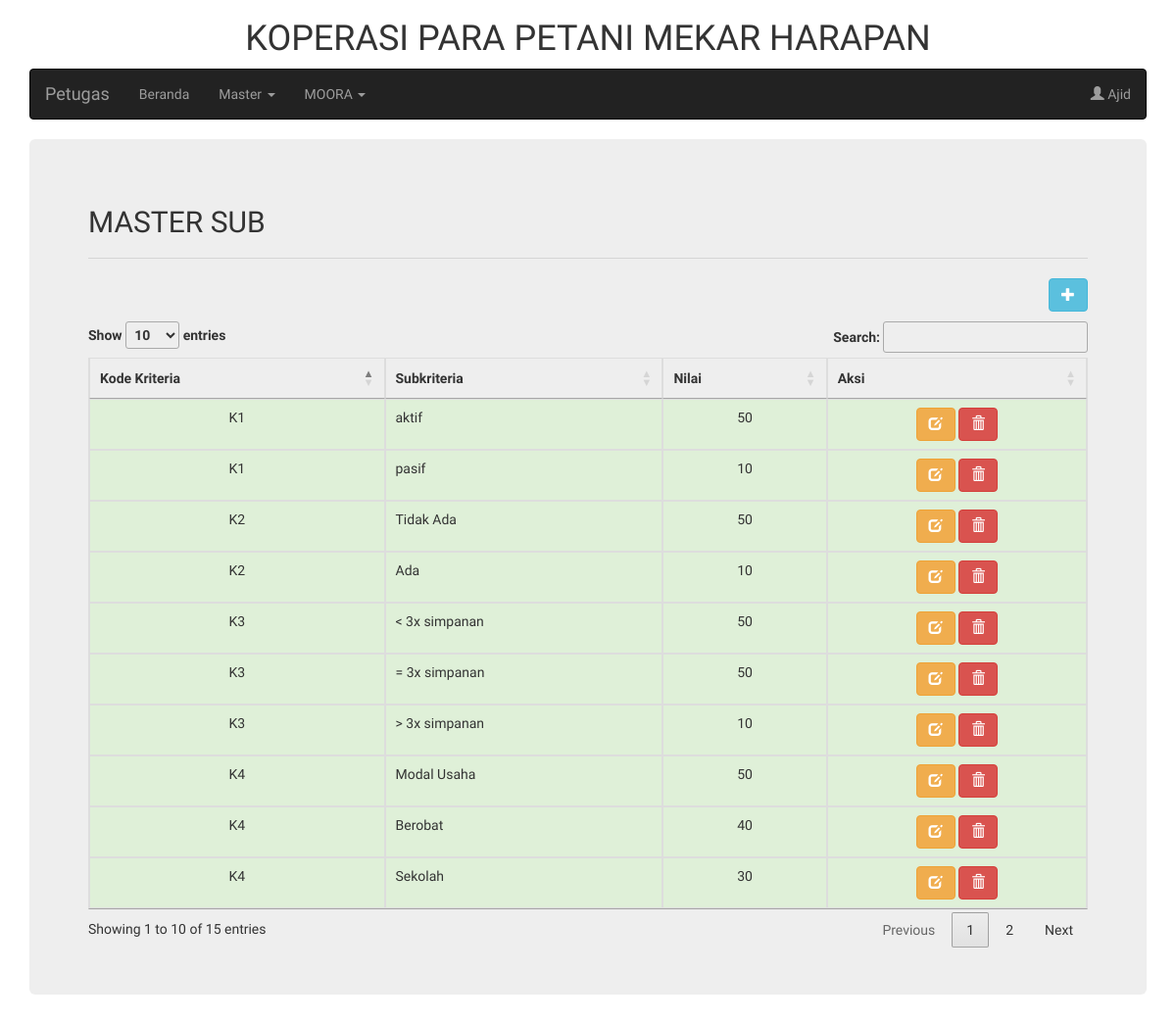
Screenshot of /halaman_petugas.php?page=master_sub (signed in) with the database file from the repository.
### tables this page shows
CREATE TABLE `user` (
  `id` int(11) NOT NULL,
  `nama` varchar(255) NOT NULL,
  `username` varchar(255) NOT NULL,
  `password` varchar(255) NOT NULL,
  `level` enum('petugas','pengawas','anggota','ketua') NOT NULL,
  `status` enum('aktif','pasif') NOT NULL
);

CREATE TABLE `tb_subkriteria` (
  `id` int(11) NOT NULL,
  `kode_kriteria` varchar(11) NOT NULL,
  `subkriteria` varchar(30) NOT NULL,
  `nilai` int(11) NOT NULL
);

### petugas/master_sub.php (the view, shortened to what this page needs)
<h2>MASTER SUB</h2>
<hr />
<button type="button" class="btn btn-info pull-right" style="margin-bottom: 10px" data-toggle="modal" data-target="#modalTambah">
  <span class="glyphicon glyphicon-plus"></span>
</button>
<table class="table table-bordered" id="tabel-data">
  <thead>
    <tr>
      <th class="text-center">Kode Kriteria</th>
      <th class="text-center">Subkriteria</th>
      <th class="text-center">Nilai</th>
      <th class="text-center">Aksi</th>
    </tr>
  </thead>
  <tbody>
    <?php
      $sqlKriteria = "SELECT * FROM tb_subkriteria";
      $queryKriteria = mysqli_query($koneksi, $sqlKriteria);
    ?>
    <?php while($listKriteria = mysqli_fetch_array($queryKriteria)){ ?>
      <tr class="success">
        <td class="text-center"><?php echo $listKriteria['kode_kriteria']; ?></td>
        <td><?php echo $listKriteria['subkriteria']; ?></td>
        <td class="text-center"><?php echo $listKriteria['nilai']; ?></td>
        <td class="text-center">
          <a
            href="javascript:;"
            data-toggle="modal" data-target="#"
            class="btn btn-warning">
              <span class="glyphicon glyphicon-edit"></span>
          </a>
          <a
            href="javascript:;"
            data-toggle="modal" data-target="#"
            class="btn btn-danger">
              <span class="glyphicon glyphicon-trash"></span>
          </a>
        </td>
      </tr>
    <?php } ?>
  </tbody>
</table>

### halaman_petugas.php (shortened to what this page needs)
<!DOCTYPE html>
<html lang="en">
<head>
  <link rel="stylesheet" href="https://maxcdn.bootstrapcdn.com/bootstrap/3.4.0/css/bootstrap.min.css">
  <link rel="stylesheet" type="text/css" media="screen" href="https://cdn.datatables.net/1.10.19/css/jquery.dataTables.min.css">
</head>
<body style="font-family: 'Didact Gothic', sans-serif;">
  <?php include("koneksi.php"); ?>
  <?php
      $sqlAnggota = "SELECT * FROM user WHERE username = '".$_SESSION['username']."'";
      $queryAnggota = mysqli_query($koneksi, $sqlAnggota);
      $anggota = mysqli_fetch_array($queryAnggota);
  ?>
  <div class="container">
  <h1 class="text-center">KOPERASI PARA PETANI MEKAR HARAPAN</h1>
    <nav class="navbar navbar-inverse">
      <div class="container-fluid">
        <div class="navbar-header">
          <a class="navbar-brand" href="halaman_petugas.php?page=home">Petugas</a>
        </div>
        <ul class="nav navbar-nav">
          <li><a href="halaman_petugas.php?page=home">Beranda</a></li>
          <li class="dropdown">
            <a class="dropdown-toggle" data-toggle="dropdown" href="#">Master
            <span class="caret"></span></a>
          </li>
          <li class="dropdown">
            <a class="dropdown-toggle" data-toggle="dropdown" href="#">MOORA
            <span class="caret"></span></a>
          </li>
        </ul>
        <ul class="nav navbar-nav navbar-right">
          <li class="dropdown"><a class="dropdown-toggle" data-toggle="dropdown" href="#"><span class="glyphicon glyphicon-user"></span> <?php echo $anggota['nama']; ?></a>
          </li>
        </ul>
      </div>
    </nav>
    <div class="jumbotron">
      <?php
        if(isset($_GET['page'])){
          $page = $_GET['page'];
          switch ($page) {
            case 'master_sub':
              include "petugas/master_sub.php";
              break;
          }
        }else{
          include "petugas/home.php";
        }
       ?>
    </div>
  </div>
</body>
</html>

### rows the page displays
user: nama "Ajid"
tb_subkriteria: kode_kriteria "K1", subkriteria "aktif", nilai "50"
tb_subkriteria: kode_kriteria "K1", subkriteria "pasif", nilai "10"
tb_subkriteria: kode_kriteria "K2", subkriteria "Tidak Ada", nilai "50"
tb_subkriteria: kode_kriteria "K2", subkriteria "Ada", nilai "10"
tb_subkriteria: kode_kriteria "K4", subkriteria "Modal Usaha", nilai "50"
tb_subkriteria: kode_kriteria "K4", subkriteria "Berobat", nilai "40"
tb_subkriteria: kode_kriteria "K4", subkriteria "Sekolah", nilai "30"
tb_subkriteria: kode_kriteria "K3", subkriteria "< 3x simpanan", nilai "50"
tb_subkriteria: kode_kriteria "K3", subkriteria "= 3x simpanan", nilai "50"
tb_subkriteria: kode_kriteria "K3", subkriteria "> 3x simpanan", nilai "10"
